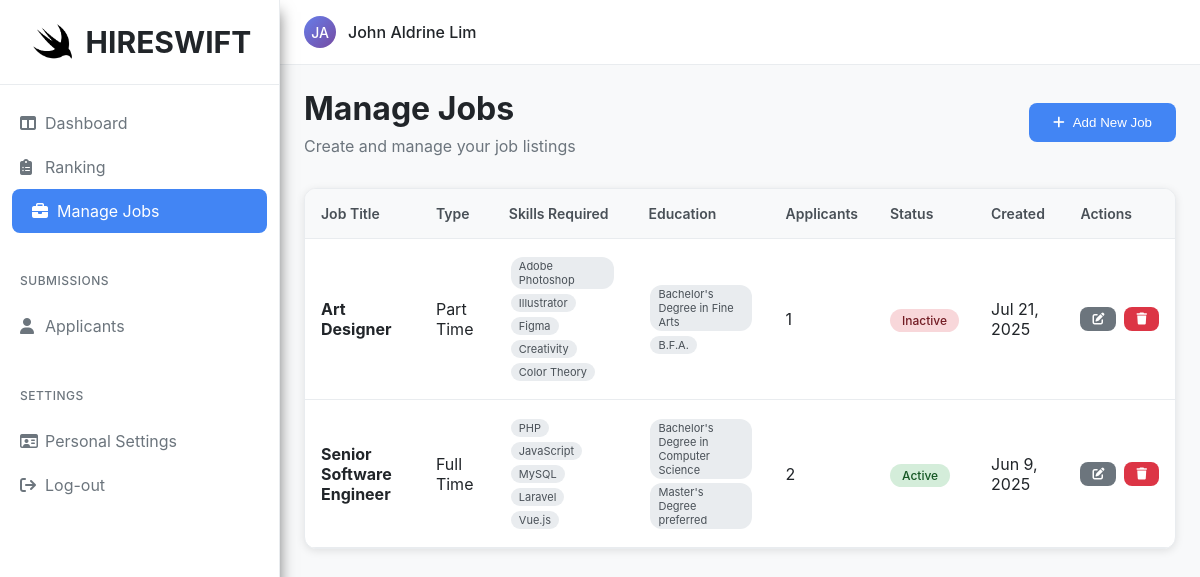
The app's page /Content/master.php?content=manage-jobs (signed in) with its own data.
### tables this page shows
CREATE TABLE `jobs` (
  `id` int(11) NOT NULL,
  `title` varchar(255) NOT NULL,
  `employment_type` enum('Full Time','Part Time','Contract','Internship') NOT NULL,
  `skills` text DEFAULT NULL,
  `education` text DEFAULT NULL,
  `description` text NOT NULL,
  `status` enum('Active','Inactive') DEFAULT 'Active',
  `created_by` varchar(64) DEFAULT NULL,
  `link_id` int(11) DEFAULT NULL,
  `created_at` timestamp NOT NULL DEFAULT current_timestamp(),
  `updated_at` timestamp NOT NULL DEFAULT current_timestamp() ON UPDATE current_timestamp()
);

### Query/get_jobs.php (called while the page is built, shortened)
<?php
require_once 'connect.php';
function getAllJobs($user_id) {
    global $con;
    try {
        if ($user_id) {
            $sql = "SELECT j.*,
                    (SELECT COUNT(*) FROM applications a WHERE a.job_id = j.id) as applicant_count
                    FROM jobs j
                    WHERE j.created_by = '$user_id'
                    ORDER BY j.created_at DESC";
        } else {
            $sql = "SELECT j.*,
                    (SELECT COUNT(*) FROM applications a WHERE a.job_id = j.id) as applicant_count
                    FROM jobs j
                    ORDER BY j.created_at DESC";
        }
        $result = mysqli_query($con, $sql);
        $jobs = [];
        while ($row = mysqli_fetch_assoc($result)) {
            $row['skills'] = json_decode($row['skills'], true) ?: [];
            $row['education'] = json_decode($row['education'], true) ?: [];
            $jobs[] = $row;
        }
        return $jobs;
    } catch (Exception $e) {
        error_log("Error fetching jobs: " . $e->getMessage());
        return [];
    }
}
?>

### Content/contentview/manage-jobs.php (the view, shortened to what this page needs)
<?php
require_once '../Query/get_jobs.php';
$user_id = $_SESSION['id'] ?? null;
$jobs = getAllJobs($user_id);
?>
<link rel="stylesheet" href="CSS/manage-jobs.css">
<div class="page-header">
    <div>
        <h1 style="color: #212529; margin-bottom: 8px;">Manage Jobs</h1>
        <p style="color: #6c757d;">Create and manage your job listings</p>
    </div>
    <button class="btn btn-primary" onclick="openJobModal()">
        <i class="fas fa-plus"></i>
        Add New Job
    </button>
</div>
<div class="jobs-table">
    <table class="table">
        <thead>
            <tr>
                <th>Job Title</th>
                <th>Type</th>
                <th>Skills Required</th>
                <th>Education</th>
                <th>Applicants</th>
                <th>Status</th>
                <th>Created</th>
                <th>Actions</th>
            </tr>
        </thead>
        <tbody>
            <?php if (empty($jobs)): ?>
            <tr>
                <td colspan="8" style="text-align: center; color: #6c757d; padding: 40px;">
                    No jobs found. <a href="#" onclick="openJobModal()">Create your first job</a>
                </td>
            </tr>
            <?php else: ?>
            <?php foreach ($jobs as $job): ?>
            <tr>
                <td>
                    <strong><?php echo htmlspecialchars($job['title']); ?></strong>
                </td>
                <td><?php echo htmlspecialchars($job['employment_type']); ?></td>
                <td>
                    <?php if (!empty($job['skills'])): ?>
                        <?php foreach ($job['skills'] as $skill): ?>
                            <span class="skill-tag"><?php echo htmlspecialchars($skill); ?></span>
                        <?php endforeach; ?>
                    <?php else: ?>
                        <span style="color: #6c757d; font-style: italic;">No skills specified</span>
                    <?php endif; ?>
                </td>
                <td>
                    <?php if (!empty($job['education'])): ?>
                        <?php foreach ($job['education'] as $edu): ?>
                            <span class="education-tag"><?php echo htmlspecialchars($edu); ?></span>
                        <?php endforeach; ?>
                    <?php else: ?>
                        <span style="color: #6c757d; font-style: italic;">No education specified</span>
                    <?php endif; ?>
                </td>
                <td><?php echo $job['applicant_count'] ?? 0; ?></td>
                <td>
                    <span class="status-badge status-<?php echo strtolower($job['status']); ?>">
                        <?php echo $job['status']; ?>
                    </span>
                </td>
                <td><?php echo date('M j, Y', strtotime($job['created_at'])); ?></td>
                <td>
                    <div class="actions">
                        <button class="btn btn-secondary btn-sm" onclick="editJob(<?php echo $job['id']; ?>)" title="Edit Job">
                            <i class="fas fa-edit"></i>
                        </button>
                        <button class="btn btn-danger btn-sm" onclick="deleteJob(<?php echo $job['id']; ?>)" title="Delete Job">
                            <i class="fas fa-trash"></i>
                        </button>
                    </div>
                </td>
            </tr>
            <?php endforeach; ?>
            <?php endif; ?>
        </tbody>
    </table>
</div>

### Content/CSS/master.css (style rules this page uses)
* { margin: 0; padding: 0; box-sizing: border-box; }
body { font-family: -apple-system, BlinkMacSystemFont, 'Segoe UI', Roboto, sans-serif; background-color: #f8f9fa; overflow-x: hidden; }

### Content/CSS/manage-jobs.css (style rules this page uses)
.page-header { display: flex; justify-content: space-between; align-items: center; margin-bottom: 32px; }
.btn { padding: 12px 24px; border: none; border-radius: 8px; font-weight: 500; cursor: pointer; text-decoration: none; display: inline-flex; align-items: center; gap: 8px; transition: all 0.2s; }
.btn-primary { background: #4285f4; color: white; }
.btn-secondary { background: #6c757d; color: white; }
.btn-danger { background: #dc3545; color: white; }
.btn-sm { padding: 6px 12px; font-size: 12px; }
.jobs-table { background: white; border-radius: 12px; overflow: hidden; box-shadow: 0 2px 8px rgba(0, 0, 0, 0.1); border: 1px solid #e9ecef; }
.table { width: 100%; border-collapse: collapse; }
.table th, .table td { padding: 16px; text-align: left; border-bottom: 1px solid #e9ecef; }
.table th { background: #f8f9fa; font-weight: 600; color: #495057; font-size: 14px; }
.table td { color: #212529; }
.status-badge { padding: 4px 12px; border-radius: 20px; font-size: 12px; font-weight: 500; }
.status-active { background: #d4edda; color: #155724; }
.status-inactive { background: #f8d7da; color: #721c24; }
.skill-tag, .education-tag { display: inline-block; background: #e9ecef; color: #495057; padding: 2px 8px; border-radius: 12px; font-size: 11px; margin: 2px; }
.actions { display: flex; gap: 8px; }

### records on screen
jobs: title "Art Designer", employment_type "Part Time", skill "Adobe Photoshop", skill "Illustrator", skill "Figma", skill "Creativity", skill "Color Theory", edu "Bachelor's Degree in Fine Arts", edu "B.F.A.", applicant_count "1", status "Inactive", created_at "Jul 21, 2025"
jobs: title "Senior Software Engineer", employment_type "Full Time", skill "PHP", skill "JavaScript", skill "MySQL", skill "Laravel", skill "Vue.js", edu "Bachelor's Degree in Computer Science", edu "Master's Degree preferred", applicant_count "2", status "Active", created_at "Jun 9, 2025"

### other values on screen
$initials "JA"
$name "John Aldrine Lim"
